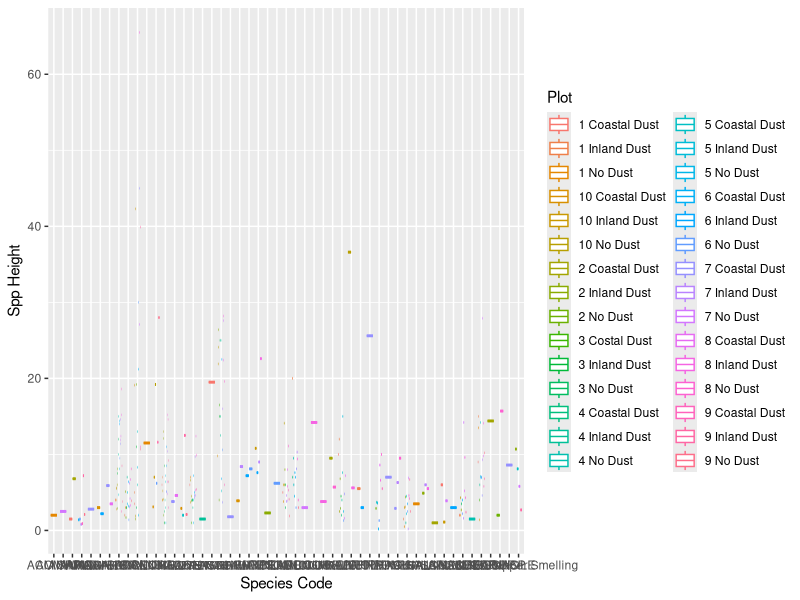
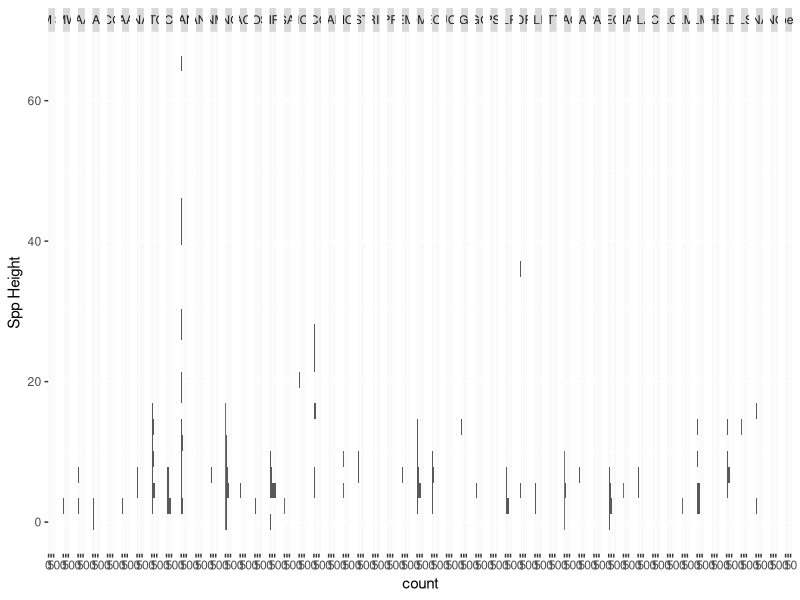
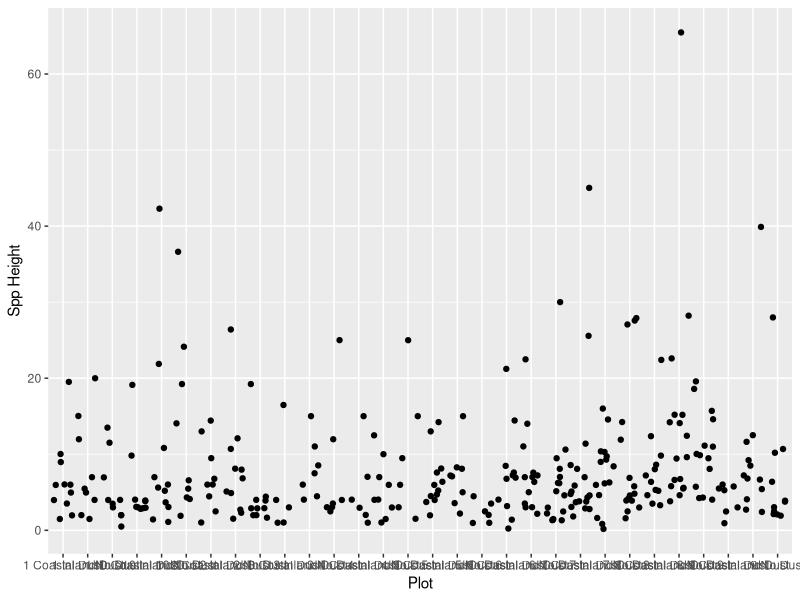
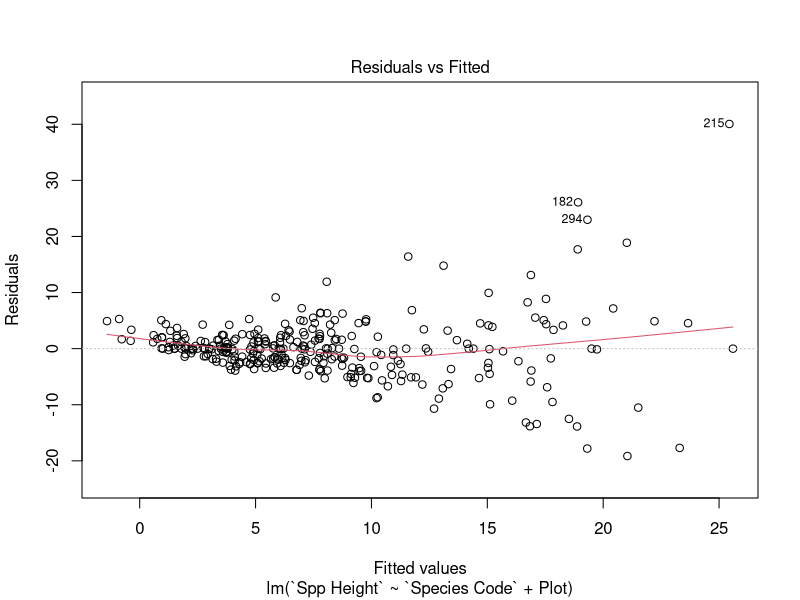
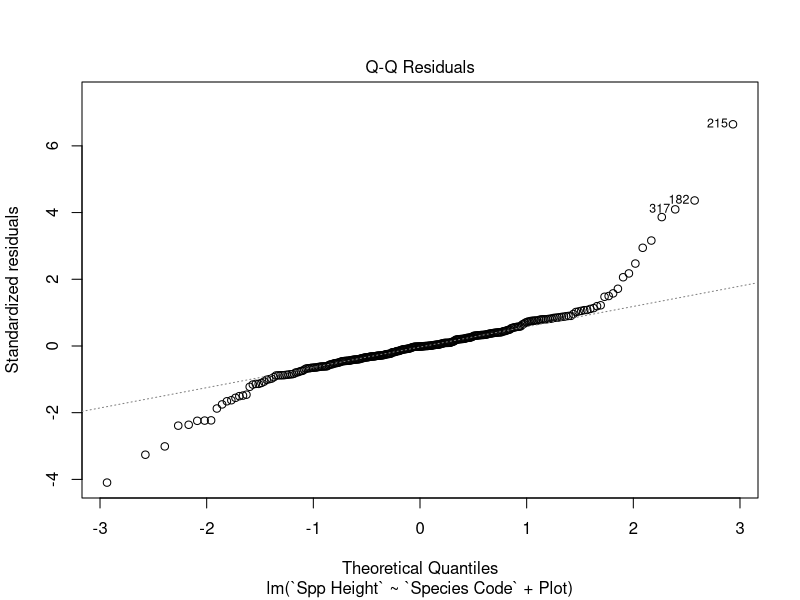
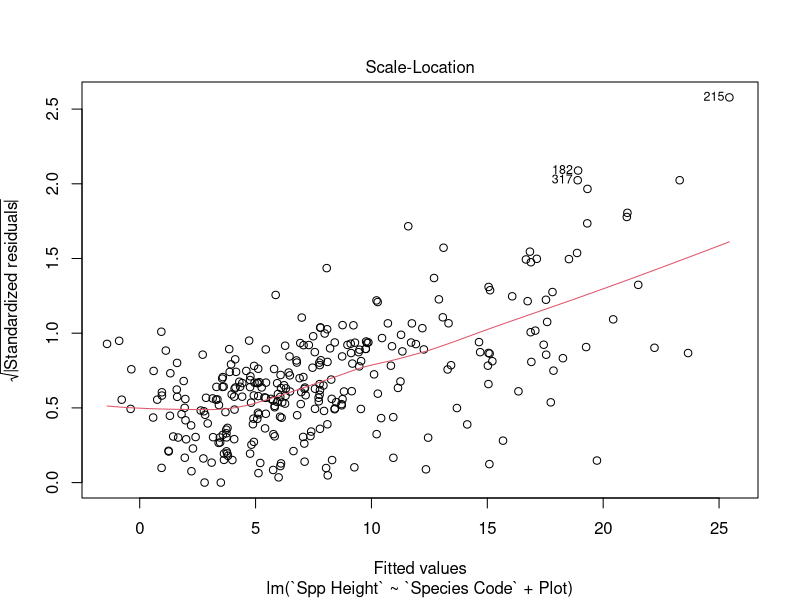
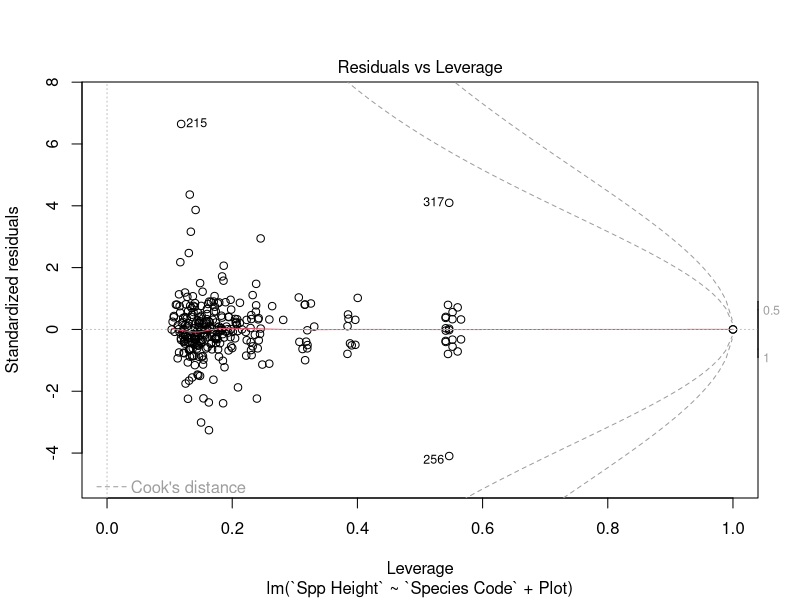
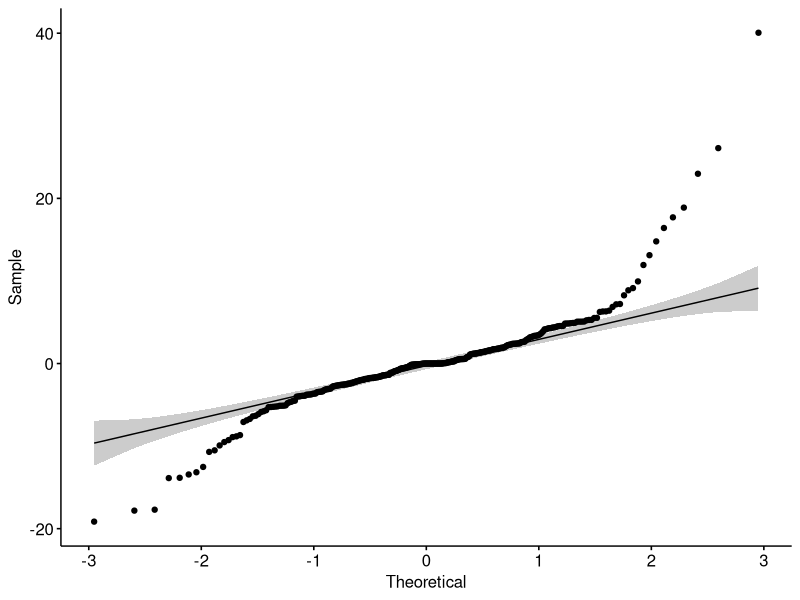

Write the R code that produced these figures, in order. (Note: this script raises an error after producing the figures.)
## ---- chunk 1
library(tidyverse)
library(readxl)
install.packages("ggpubr")
install.packages("ggsignif")
## ---- chunk 2
SubProject4 <- 
  read_excel("Copy of SPAM SubProject 4 Inoculated Seeded Plots (1).xlsx", 
             sheet = "PlantDensity1")
## ---- chunk 3
#include measures of center and variability, sample sizes, and statistical test results 

summary <- SubProject4 |> 
  group_by(Plot,`Species Code`,`Spp Count`, `Spp Height`) |> 
  summarize(mean_height = mean(`Spp Height`, na.rm = TRUE),
            sd_height = sd(`Spp Height`, na.rm = TRUE),
            n = n(),
            se_height = sd_height/sqrt(n))

summary
## ---- chunk 4
#time to make graphs and check out what data looks like

view(SubProject4)

ggplot(SubProject4) +
  aes(x = `Species Code`, y = `Spp Height`, color = Plot) +
  geom_boxplot()
#wow a colorful mess. 
    
ggplot(SubProject4) +
  aes(y = `Spp Height`) +
  geom_histogram()+
  facet_grid(~`Species Code`)
#still a mess

ggplot(SubProject4) +
  aes(x = Plot, y = `Spp Height`) +
  geom_jitter()
#a little better? I can hardly even read the plot names. is there is a way to work around so much data that was collect. 
## ---- chunk 5
#note to self: consider grouping plot by the different treatments or number. I'm not sure if that will help the visualization or make it worse. consider grouping species code for either invasive or native species. hm which ones should I use? 

## ---- chunk 6
#1 anova analysis that includes both treatment variables and blocking on the response variable 
#test of assumptions should be fully described
#results of tests with interactions should be reported in ANOVA table 
#graph
#normality test


model  <- lm(`Spp Height` ~ `Species Code` + Plot, data = SubProject4)
plot(model)
ggpubr::ggqqplot(residuals(model))
#test of normality
#Subproject 4 data does not look normal from the residuals vs fitted graph. The residuals vs fitted graph shows heterscadisity. The qq plot does not show normal data.



SubProject4 %>% rstatix::levene_test(`Spp Height` ~ `Species Code` * Plot)
#levene's test/test of variance. 
#note to self: this doesn't work? but why?


## ---- chunk 7

model_aov<- aov(`Spp Height` ~ `Species Code` + Plot, SubProject4)
summary(model_aov)
#statistical test
#The summary table shows that species code has a significant effect on plant height(p value 5.86e-11). Plot has a significant effect of plant height (p value 0.0342) but not as strong as species code. This makes sense, each species has a differnt average growth height. 


TukeyHSD(model_aov)
#note to self: this doesn't work. what? why?
## ---- chunk 8
summary_stats <- SubProject4 |> 
  group_by(Plot, `Species Code`) |> 
  summarize(mean_height = mean(`Spp Height`, na.rm = TRUE),
            sd_height = sd(`Spp Height`, na.rm = TRUE),
            n = n(),
            se_height = sd_height/sqrt(n))
summary_stats
#summary stat table. 
#note to self:not helpful, consider grouping by plot number, plot treatment, invasive or native species.


ggplot(summary_stats) + 
  aes(x = Plot, y = mean_height, fill = `Species Code`) + 
  geom_col() + 
  geom_errorbar(
    aes(
      ymin = mean_height - se_height, ymax = mean_height + se_height), width = 0.2)
#figures
#Graph makes sense because an ARTCAL would definitely be larger than a phacelia species.
#note to self: consider grouping or removing soem of the species code or the plot. 
## ---- chunk 9
model_lm <- lm(`Spp Height` ~ `Species Code` + Plot, SubProject4) 
plot(model_lm)
summary(model_lm)
#normality test
#From the Residuals vs Fitted graph, it does not show homoscedasticity. The spread is not the same across the horizontal line on the graph. The qq plot also shows the data is not normal. 


ggplot(SubProject4)+
  aes((`Species Code`), log(`Spp Height`))+
  geom_col()
#lets tranform
#note to self: gosh this isn't helpful. how and why are some of the values below 0?
## ---- chunk 10
model_lm <- lm(`Spp Height` ~ `Species Code` + Plot, SubProject4) 
summary(model_lm)
#statistical test
#BRANIG has a signifcant p value, 0.0283. 
## ---- chunk 11
#figures

lm <- ggplot(SubProject4) + 
  aes(Plot , `Spp Height`) +
  geom_point()

lm +
  geom_smooth(method = "lm", se = FALSE)
